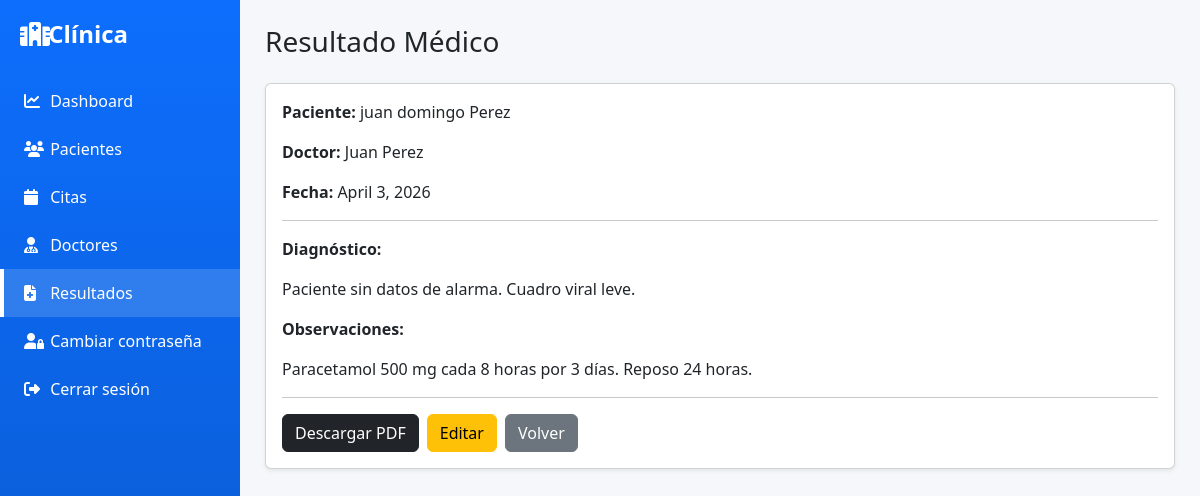
Page /resultados/ver/6/ on the committed database.
### resultados/models.py (models this page shows, shortened)
class Resultado(models.Model):
    paciente = models.ForeignKey(Paciente, on_delete=models.CASCADE)
    doctor = models.ForeignKey(Doctor, on_delete=models.CASCADE)
    cita = models.ForeignKey(Cita, on_delete=models.CASCADE)
    diagnostico = models.TextField()
    observaciones = models.TextField(blank=True)
    fecha = models.DateField(auto_now_add=True)
    estado = models.CharField(
        max_length=20,
        default="Completado"
    )

### pacientes/models.py (models this page shows)
class Paciente(models.Model):
    usuario = models.OneToOneField(User, on_delete=models.CASCADE, null=True, blank=True)
    nombre = models.CharField(max_length=100)
    apellido = models.CharField(max_length=100)
    fecha_nacimiento = models.DateField()
    telefono = models.CharField(max_length=20, blank=True, null=True)
    correo = models.EmailField()
    genero = models.CharField(max_length=20, blank=True, null=True)
    direccion = models.TextField(blank=True, null=True)
    tipo_sangre = models.CharField(max_length=5, blank=True, null=True)
    contacto_emergencia = models.CharField(max_length=100, blank=True, null=True)
    def __str__(self):
        return f"{self.nombre} {self.apellido}"

### doctores/models.py (models this page shows)
class Doctor(models.Model):
    nombre = models.CharField(max_length=100)
    especialidad = models.CharField(max_length=100)
    telefono = models.CharField(max_length=20)
    consultorio = models.CharField(max_length=20)
    estado = models.CharField(
        max_length=20,
        choices=[
            ('Activo', 'Activo'),
            ('Inactivo', 'Inactivo'),
            ('Vacaciones', 'Vacaciones')
        ],
        default='Activo'
    )
    def __str__(self):
        return self.nombre

### resultados/views.py (the view)
# urls.py: path('ver/<int:id>/', views.ver_resultado),
def ver_resultado(request,id):
    resultado = get_object_or_404(Resultado,id=id)
    return render(request,'resultados/ver.html',{
        'resultado': resultado
    })

### resultados/templates/resultados/ver.html
{% extends 'base.html' %}
{% block content %}
<h3 class="mb-4">Resultado Médico</h3>
<div class="card shadow-sm">
<div class="card-body">
<p><strong>Paciente:</strong> {{ resultado.paciente }}</p>
<p><strong>Doctor:</strong> {{ resultado.doctor }}</p>
<p><strong>Fecha:</strong> {{ resultado.fecha }}</p>
<hr>
<p><strong>Diagnóstico:</strong></p>
<p>{{ resultado.diagnostico }}</p>
<p><strong>Observaciones:</strong></p>
<p>{{ resultado.observaciones }}</p>
<hr>
<div class="d-flex gap-2">
<a href="/resultados/pdf/{{ resultado.id }}/"
class="btn btn-dark">
Descargar PDF
</a>
<a href="/resultados/editar/{{ resultado.id }}/"
class="btn btn-warning">
Editar
</a>
<a href="/resultados/"
class="btn btn-secondary">
Volver
</a>
</div>
</div>
</div>
{% endblock %}

### templates/base.html (style rules this page uses)
body { background:#f5f7fb; }

### rows in the picture
Resultado: paciente "juan domingo Perez", doctor "Juan Perez", fecha "April 3, 2026", diagnostico "Paciente sin datos de alarma. Cuadro viral leve.", observaciones "Paracetamol 500 mg cada 8 horas por 3 días. Reposo 24 horas."
